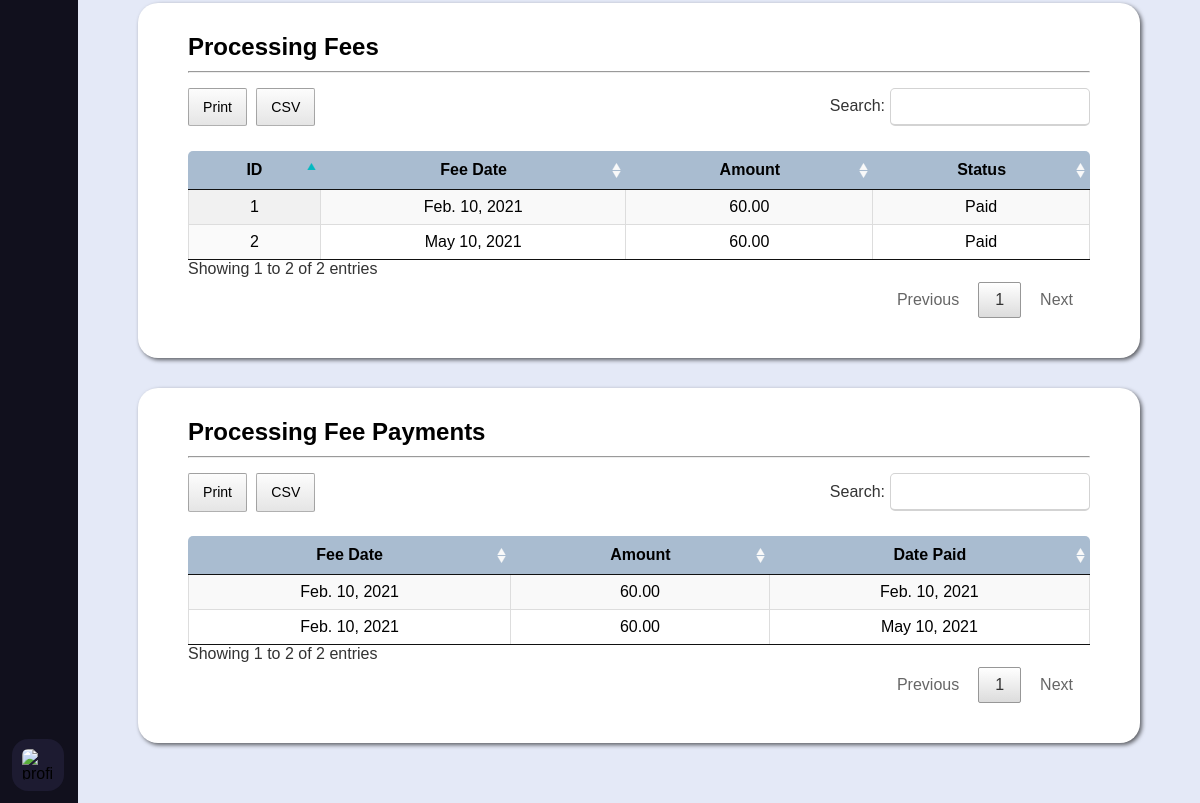
Before: /loan-details.php?id=1 (lower part) with the older database file.
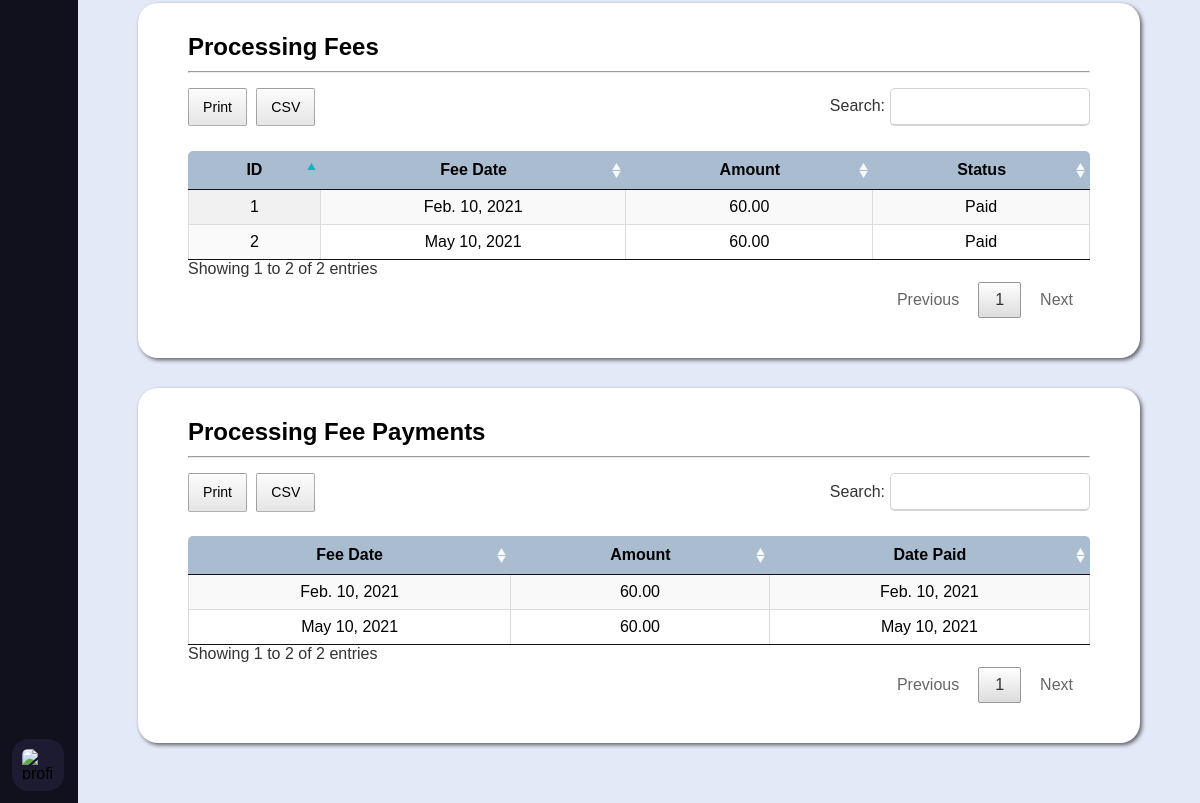
After: the same page with the newer database file.
### tables this page shows
CREATE TABLE `processing_fee_payment` (
	`processing_fee_payment_id` INT UNSIGNED AUTO_INCREMENT PRIMARY KEY,
	`amount` DECIMAL(10, 2) NOT NULL,
	`date_time_paid` DATETIME NOT NULL DEFAULT (NOW()),
	`processing_fee_id` INT UNSIGNED NOT NULL,

	CONSTRAINT fk_processing_fee_payment_processing_fee_id FOREIGN KEY (`processing_fee_id`)
		REFERENCES `processing_fee` (`processing_fee_id`)
		ON UPDATE CASCADE
		ON DELETE RESTRICT
);

CREATE TABLE `processing_fee` (
	`processing_fee_id` INT UNSIGNED AUTO_INCREMENT PRIMARY KEY,
	`processing_fee_date` DATE NOT NULL,
	`amount` DECIMAL(8, 2) NOT NULL,
	`status` ENUM('Paid', 'Pending') DEFAULT 'Pending' NOT NULL,
	`loan_id` INT UNSIGNED NOT NULL,

	CONSTRAINT fk_processing_fee_loan_id FOREIGN KEY (`loan_id`)
		REFERENCES `loan` (`loan_id`)
		ON UPDATE CASCADE
		ON DELETE RESTRICT
);

### lib/database-handler.php (called while the page is built, shortened)
<?php
class Database {
	private $host = DB_HOST;
	private $dbname = DB_NAME;
	private $charset = DB_CHARSET;
	private $user = DB_USER;
	private $password = DB_PASSWORD;
	private $dbh;
	private $stmt;
	public function __construct() {
		$dsn = "mysql:host=".$this->host.";charset=".$this->charset.";dbname=".$this->dbname;
		$options = array (
			PDO::ATTR_PERSISTENT => true,
			PDO::ATTR_ERRMODE => PDO::ERRMODE_EXCEPTION,
			PDO::ATTR_ORACLE_NULLS => PDO::NULL_NATURAL
		);
		try {
			$this->dbh = new PDO($dsn, $this->user, $this->password, $options);
		}
		catch (PDOException $e) {
			$this->error = $e->getMessage()." in ".$e->getFile()." on line ".$e->getLine();
			$this->terminate();
		}
	}
	public function query($query) {
		$this->stmt = $this->dbh->prepare($query);
	}
	public function bind($param, $value, $type = null) {
		if (is_null($type)) {
			switch (true) {
				default:
					$type = PDO::PARAM_STR;
			}
		}
		$this->stmt->bindValue($param, $value, $type);
	}
	public function execute($message = "", $redirect = "") {
		try {
			return $this->stmt->execute();
		}
		catch (PDOException $e) {
			$this->logFile = "../src/log.txt";
			$this->error = $e->getMessage()." in ".$e->getFile()." on line ".$e->getLine();
			$this->logError();
		}
		finally {
			if ($redirect !== "") {
				$this->confirmQuery($message, $redirect);
			}
		}
	}
	public function resultSet() {
		$this->execute();
		return $this->stmt->fetchAll(PDO::FETCH_OBJ);
	}
}

### models/Transaction.php (called while the page is built, shortened)
<?php
class Transaction {
	private $db;
	public function __construct() {
		$this->db = new Database();
	}
	public function getLoan($id) {
		$this->db->query("SELECT * FROM `loan` WHERE `loan_id` = ?");
		$this->db->bind(1, $id);
		return $this->db->resultRecord();
	}
	public function getPrincipalPayments($id) {
		$this->db->query("SELECT * FROM `principal_payment` WHERE `loan_id` = ?");
		$this->db->bind(1, $id);
		return $this->db->resultSet();
	}
	public function getInterests($id) {
		$this->db->query("SELECT * FROM `interest` WHERE `loan_id` = ?");
		$this->db->bind(1, $id);
		return $this->db->resultSet();
	}
	public function getInterestBalance($loan_id, $interest_id) {
		$this->db->query("CALL get_interest_balance(?, ?, @balance)");
		$this->db->bind(1, $loan_id);
		$this->db->bind(2, $interest_id);
		$this->db->execute();
		$this->db->query("SELECT @balance");
		return $this->db->resultColumn();
	}
	public function getInterestPayments($id) {
		$this->db->query("SELECT `interest_date`, `interest_payment`.`amount`, `date_time_paid` FROM `interest_payment` INNER JOIN `interest` USING (`interest_id`) WHERE `loan_id` = ?");
		$this->db->bind(1, $id);
		return $this->db->resultSet();
	}
	public function getProcessingFees($id) {
		$this->db->query("SELECT * FROM `processing_fee` WHERE `loan_id` = ?");
		$this->db->bind(1, $id);
		return $this->db->resultSet();
	}
	public function getProcessingFeePayments($id) {
		$this->db->query("SELECT `processing_fee_date`, `processing_fee_payment`.`amount`, `date_time_paid` FROM `processing_fee_payment` INNER JOIN `processing_fee` USING (`processing_fee_id`) WHERE `loan_id` = ?");
		$this->db->bind(1, $id);
		return $this->db->resultSet();
	}
}

### lib/conversion-util.php (called while the page is built, shortened)
<?php
class Converter {
	public function shortToLongDate($date) {
		$time_stamp = strtotime($date);
		$format = "M. j, Y";
		$formatted_date = date($format, $time_stamp);
		if (strpos($formatted_date, "May") !== false)
			$formatted_date = str_replace(".", "", $formatted_date);
		return $formatted_date;
	}
}

### loan-details.php (the view, shortened to what the changed rows need)
<?php
	if (isset($_GET["id"]))
		$id = $_GET["id"];
	else {
		echo "<script>alert('Sorry, something went wrong!');</script>";
		echo "<script>window.location.replace('transactions.php');</script>";
	}
	require_once "lib/database-handler.php";
	require_once "lib/conversion-util.php";
	require_once "models/Transaction.php";
	$converter = new Converter();
	$transaction = new Transaction();
	$processing_fee_payments = $transaction->getProcessingFeePayments($id);
?>
<!DOCTYPE html>
<html lang="en">
<head>
	<link rel="stylesheet" type="text/css" href="css/all.min.css" />
	<link rel="stylesheet" type="text/css" href="css/datatables.min.css" />
	<link rel="stylesheet" type="text/css" href="css/tingle.min.css" />
	<link rel="stylesheet" type="text/css" href="css/style.css" />
	<link rel="stylesheet" type="text/css" href="css/vertical-nav-bar.css" />
	<link rel="stylesheet" type="text/css" href="css/tables.css" />
	<link rel="stylesheet" type="text/css" href="css/forms.css" />
	<link rel="stylesheet" type="text/css" href="css/loan-details.css" />
	<link rel="stylesheet" type="text/css" href="css/media-queries.css" />
</head>
<body>
	<main>
		<section id="processing-fees">
			<table id="processing-fees-tbl" class="display cell-border" width="100%">
				<thead>
					<tr>
						<th>ID</th>
						<th>Fee Date</th>
						<th>Amount</th>
						<th>Status</th>
					</tr>
				</thead>
			</table>
		</section>
		<section id="processing-fee-payments">
			<table id="processing-fee-payments-tbl" class="display cell-border" width="100%">
				<thead>
					<tr>
						<th>Fee Date</th>
						<th>Amount</th>
						<th>Date Paid</th>
					</tr>
				</thead>
				<tbody>
					<?php foreach ($processing_fee_payments as $pfp): ?>
					<tr>
						<td><?php echo $converter->shortToLongDate($pfp->processing_fee_date); ?></td>
						<td><?php echo number_format($pfp->amount, 2, ".", ","); ?></td>
						<td><?php echo $converter->shortToLongDate($pfp->date_time_paid); ?></td>
					</tr>
					<?php endforeach; ?>
				</tbody>
			</table>
		</section>
	</main>
</body>
</html>

Changed rows visible on the page:
changed processing_fee_payment "May 10, 2021": processing_fee.processing_fee_date "Feb. 10, 2021" → "May 10, 2021"
